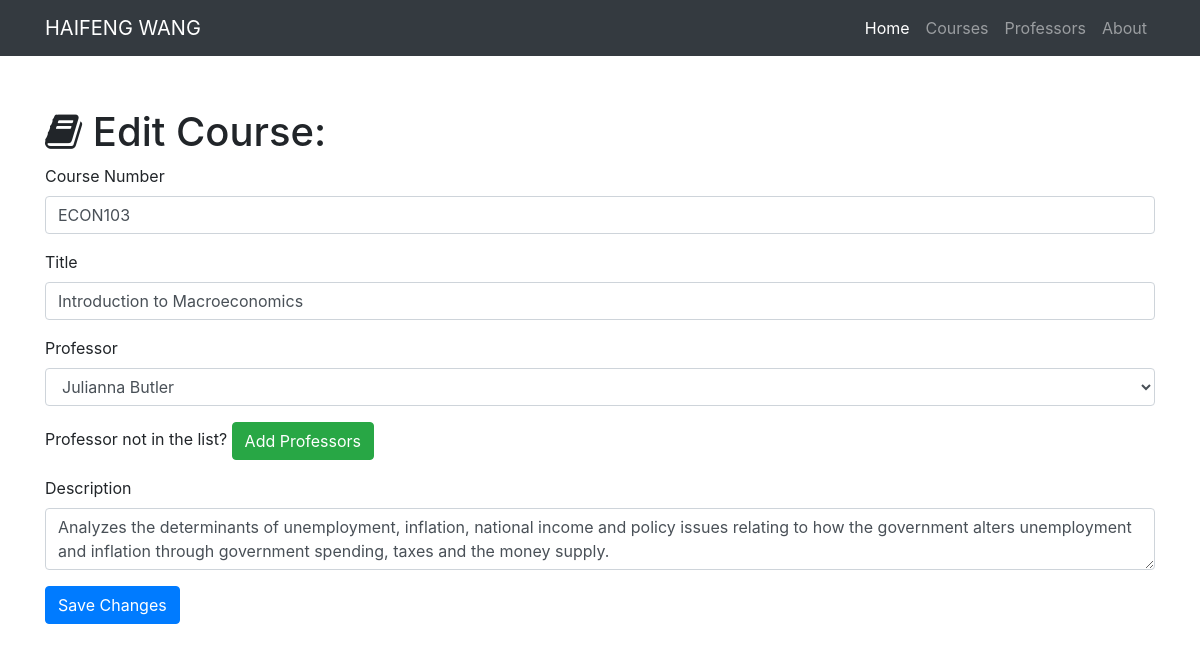
Page /course/edit/4 on the committed database.
### resume.py (models this page shows)
class Course(db.Model):
    __tablename__ = 'courses'
    id = db.Column(db.Integer, primary_key=True)
    courseNumber= db.Column(db.Text)
    title = db.Column(db.Integer)
    description = db.Column(db.Text)
    course_id = db.Column(db.Integer, db.ForeignKey('professors.id'))

### resume.py (the view, shortened to what this page needs)
@app.route('/course/edit/<int:id>', methods=['GET', 'POST'])
def edit_song(id):
    course = Course.query.filter_by(id=id).first()
    professors = Professor.query.all()
    if request.method == 'GET':
        return render_template('course-edit.html', course=course, professors=professors)

### templates/course-edit.html (shortened to what this page needs)
{% extends "home-base.html"%}
{% block page_content%}
  <div class="container">
    <h1 class="mt-5"><i class="fa fa-book" aria-hidden="true"></i> Edit Course:</h1>
    <form action="/course/edit/{{course.id}}" method="post">
      <div class="form-group">
        <label>Course Number</label>
        <input class="form-control" type="text" name="courseNumber" value="{{course.courseNumber}}" required="true">
      </div>
      <div class="form-group">
        <label>Title</label>
        <input class="form-control" type="text" name="title" value="{{course.title}}" required="true">
      </div>
      <div class="form-group">
        <label>Professor</label>
        <select class="form-control" name="professor">
          {% for professor in professors %}
            {% if professor == course.professor %}
              <option selected="selected">{{professor.name}}</option>
            {% else %}
              <option>{{professor.name}}</option>
            {% endif %}
          {% endfor %}
        </select>
      </div>
      <div class="form-group">
        Professor not in the list? <a href="/professor/add" class="btn btn-success" role="button" aria-disabled="true">Add Professors</a>
      </div>
      <div class="form-group">
        <label>Description</label>
        <textarea class="form-control" name="description" required="true">{{course.description}}</textarea>
      </div>
      <button type="submit" class="btn btn-primary">Save Changes</button>
    </form>
  </div>
{% endblock%}

### static/css/my-resume.css (style rules this page uses)
body { padding-top: 60px; }

### rows in the picture
Course: courseNumber "ECON103", title "Introduction to Macroeconomics", description "Analyzes the determinants of unemployment, inflation, national income and policy issues relating to how the government alters unemployment and inflation through government spending, taxes and the money supply."

### other values in the picture
form field professor "Julianna Butler"
